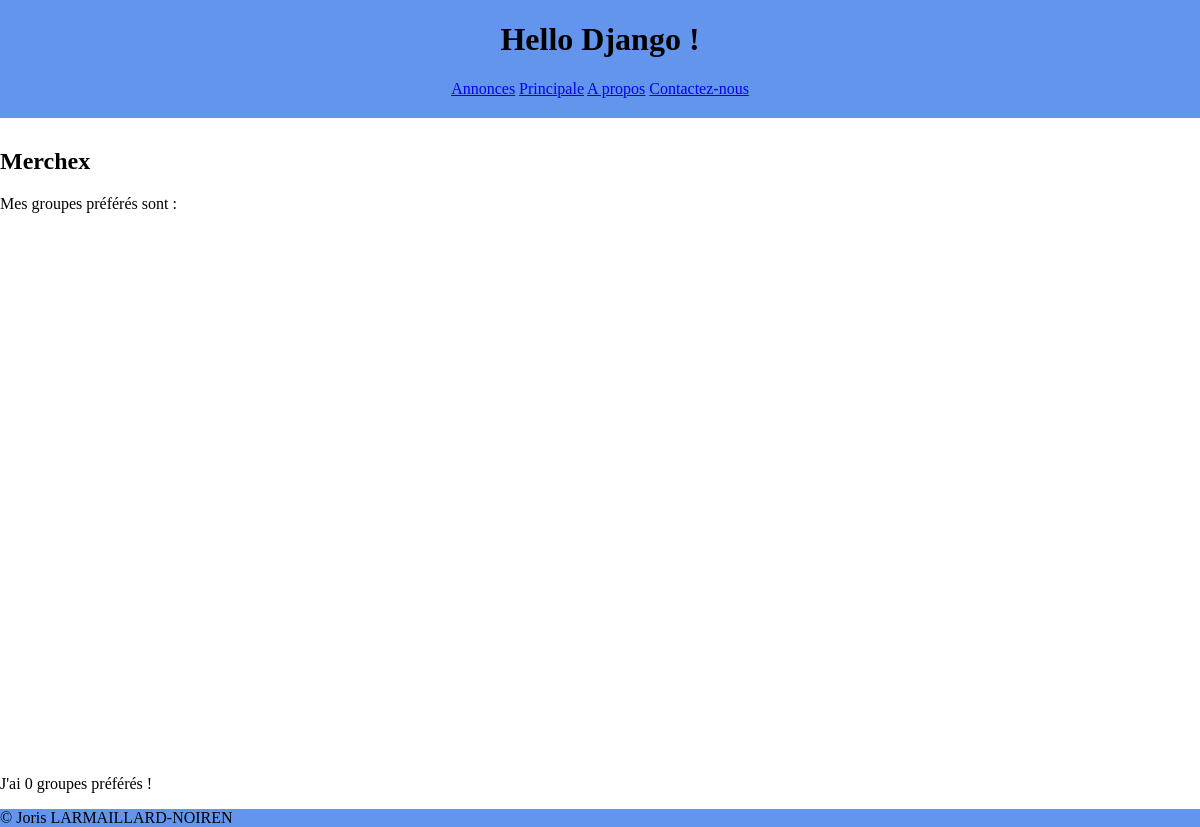
/hello/, run on an earlier commit of the app's database.
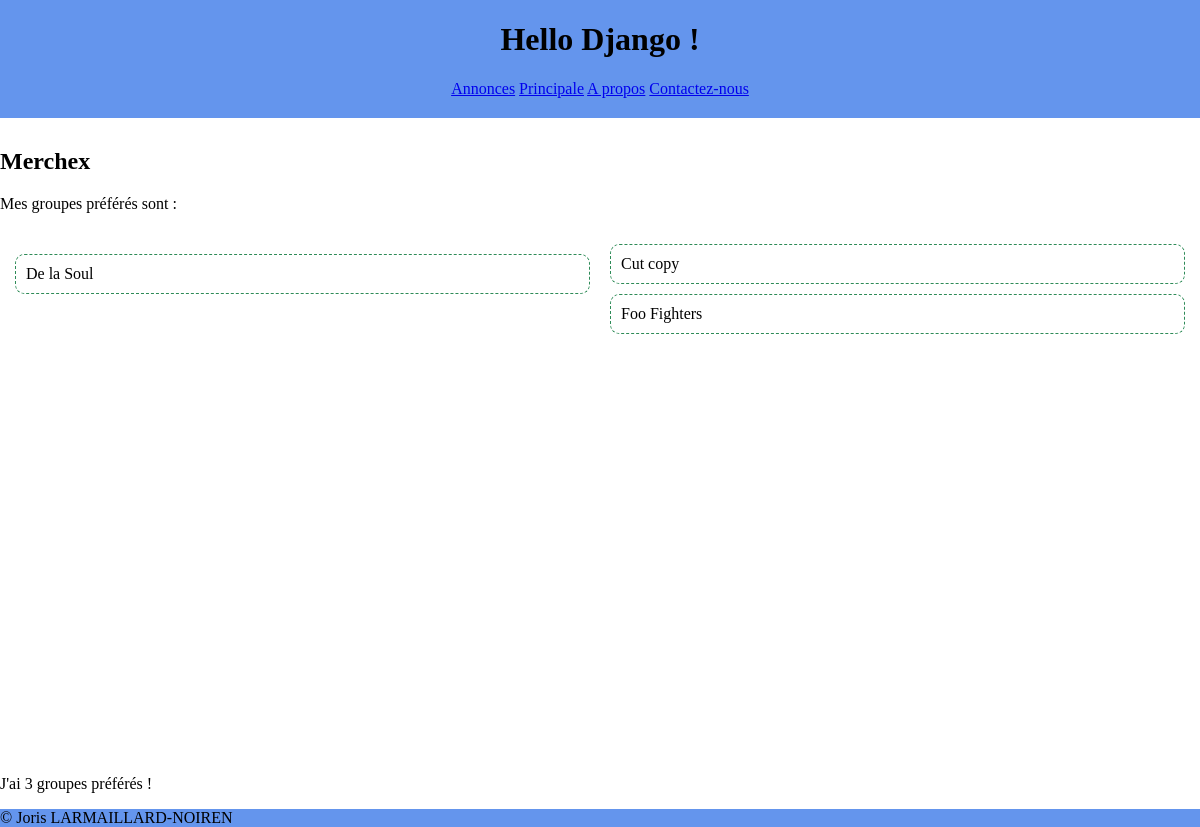
And on a later commit of the database.
### listings/models.py (models this page shows)
class Band(models.Model):
    class Genre(models.TextChoices):
        HIP_HOP = 'HH'
        SYNTH_POP = 'SP'
        ALTERNATIVE_ROCK = 'AR'
        K_POP = 'KP'
        ZOUK = 'ZK'
    name = models.fields.CharField(max_length=100)
    genre = models.fields.CharField(choices=Genre.choices, max_length=5)
    biography = models.fields.CharField(max_length=1000)
    year_formed = models.fields.IntegerField(
        validators=[MinValueValidator(1900), MaxValueValidator(2024)]
    )
    active = models.BooleanField(default=True)
    official_homepage = models.fields.URLField(null=True, blank=True)

### listings/views.py (the view)
# urls.py: path("hello/", views.hello),
def hello(request):
    bands = Band.objects.all()
    return render(request, 'listings/hello.html',
                  {'bands': bands})

### listings/templates/listings/hello.html
{% extends 'listings/base.html' %}
{% block content %}
    <h2>Merchex</h2>
    <p>Mes groupes préférés sont :</p>
    <section class = "section-bands">
        {% for band in bands %}
         <div class="band">{{ band.name }}</div>
        {% endfor %}
    </section>
    <p>
        J'ai {{ bands|length }} groupes préférés !
    </p>
{% endblock %}

What changed in the data, as far as the page shows it:
added Band: name "De la Soul"
added Band: name "Cut copy"
added Band: name "Foo Fighters"
Also different on the page:
{{ bands|length }}: "0" → "3"
